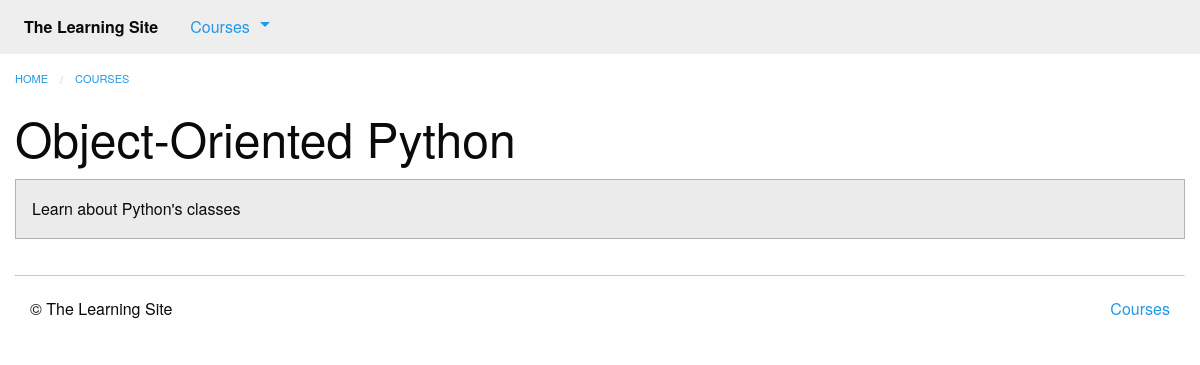
Before: /courses/3 with the older database file.
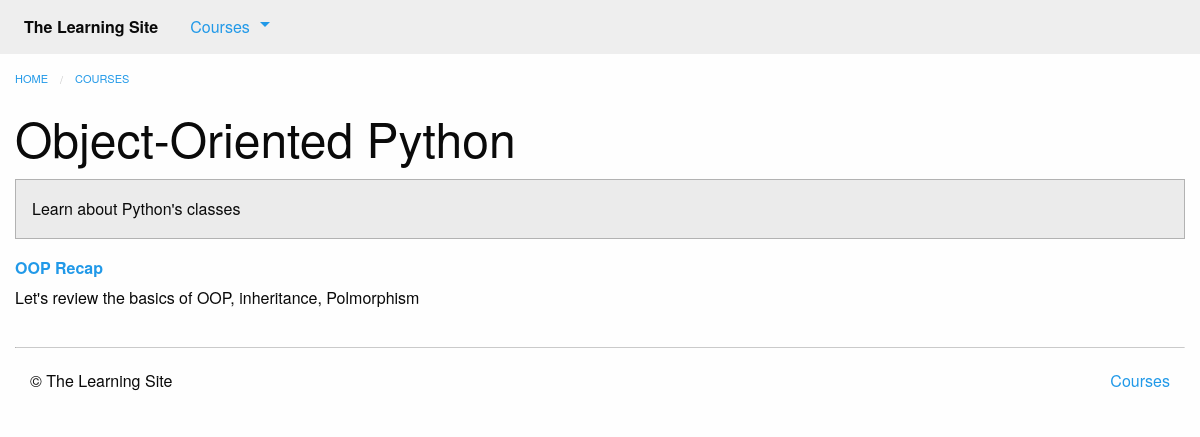
After: the same page with the newer database file.
### courses/models.py (models this page shows, shortened)
class Step(models.Model):
    title = models.CharField(max_length=255)
    description = models.TextField()
    order = models.IntegerField(default=0)
    course = models.ForeignKey(Course, on_delete=models.CASCADE)
    class Meta:
        abstract = True
        ordering = ['order', ]

class Quiz(Step):
    total_questions = models.IntegerField(default=4)
    class Meta:
        verbose_name_plural = "Quizzes"
    def get_absolute_url(self):
        return reverse('courses:quiz', kwargs={'course_pk': self.course_id, 'step_pk': self.id})

### courses/views.py (the view)
# urls.py: path('<int:pk>', views.course_detail, name='detail'),
def course_detail(request, pk):
    course = get_object_or_404(models.Course, pk=pk)
    steps = sorted(chain(course.text_set.all(), course.quiz_set.all()),
                   key=lambda step: step.order)
    return render(request, 'courses/course_detail.html', {
            'course': course,
            'steps': steps
        })

### courses/templatetags/course_extras.py (called while the page is built)
@register.inclusion_tag('courses/course_nav.html')
def nav_courses_list():
    courses = Course.objects.all()[:5]
    return {'courses': courses}

@register.filter('markdown_to_html')
def markdown_to_html(markdown_text):
    html_body = markdown2.markdown(markdown_text)
    return mark_safe(html_body)

### courses/templates/courses/course_detail.html (shortened to what this page needs)
{% extends "courses/layout.html" %}
{% load course_extras %}
{% block content %}
    <div class="row columns">
        {{ block.super }}
        <article>
            <h1 class="">{{ course.title }}</h1>
            <div class="callout secondary">
                {{ course.description|markdown_to_html }}
            </div>
            <dl>
                {% for step in steps %}
                    <dt>
                        <a href="{{ step.get_absolute_url }}">{{ step.title }}</a>
                    </dt>
                    <dd>{{ step.description|markdown_to_html }}</dd>
                {% endfor %}
            </dl>
        </article>
    </div>
{% endblock %}

Changed rows visible on the page:
added Quiz: title "OOP Recap", description "Let's review the basics of OOP, inheritance, Polmorphism"
